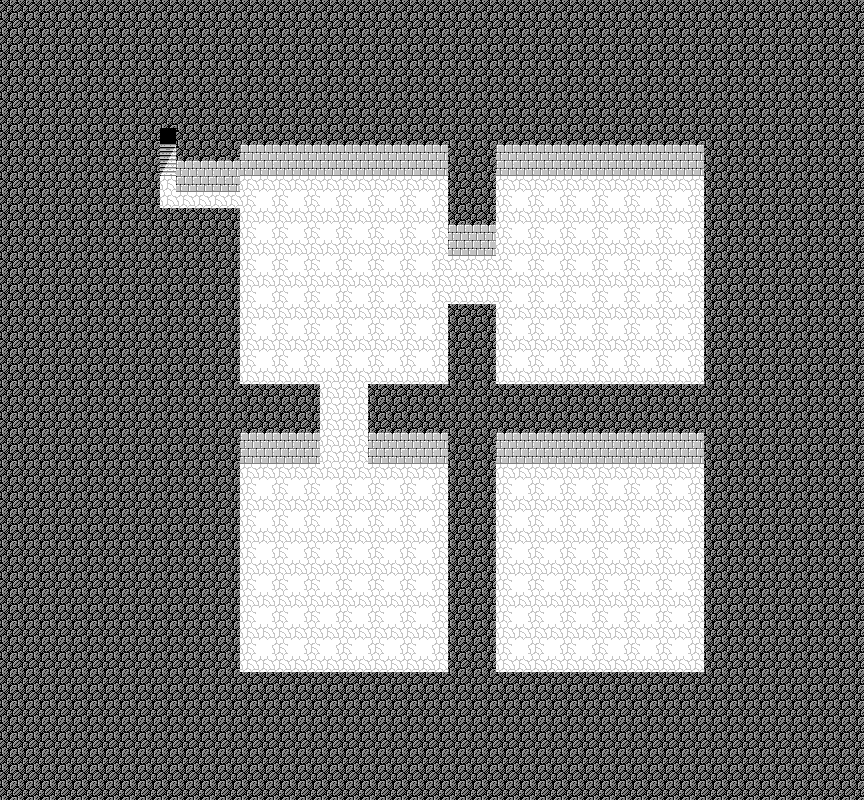

A level layout from a 2D game, rendered from its tile map. Below: a short description, then the map file with tile-grid data replaced by summaries:
An orthogonal 54x50 tile map with 16x16 px tiles, 4 tile layers (Tile Layer 1, Tile Layer 2, Tile Layer 3, Tile Layer 4), 2 tilesets and 51 objects (49x Chest, Target, Event).

<map version="1.0" orientation="orthogonal" renderorder="right-down" width="54" height="50" tilewidth="16" tileheight="16" nextobjectid="130">
 <properties>
  <property name="bgm" value="minor_dungeon" />
  <property name="encounter" value="encounterset_level05_danger00" />
  <property name="name" value="Island Ruins" />
 </properties>
 <tileset firstgid="1" source="../tilesets/lower.tsx" />
 <tileset firstgid="176" source="../tilesets/upper.tsx" />
 <layer name="Tile Layer 1" width="54" height="50">
  <properties>
   <property name="z" value="0" />
  </properties>
  <data>[2700 cells, 2700 non-empty, 8 distinct tile ids]</data>
 </layer>
 <layer name="Tile Layer 2" width="54" height="50">
  <properties>
   <property name="z" value=".5" />
  </properties>
  <data>[2700 cells, 0 non-empty, 0 distinct tile ids]</data>
 </layer>
 <objectgroup name="Object Layer 1">
  <object id="79" name="chest" type="Chest" x="384" y="224" width="16" height="16">
   <properties>
    <property name="collectable" value="stone_water" />
   </properties>
  </object>
  <object id="80" name="chest" type="Chest" x="592" y="560" width="16" height="16">
   <properties>
    <property name="collectable" value="stone_earth" />
   </properties>
  </object>
  <object id="81" name="stairs" type="Target" x="160" y="144" width="16" height="16" />
  <object id="82" name="tele" type="Event" x="160" y="128" width="16" height="16">
   <properties>
    <property name="onCollide" value="targetTele('world3/ruins02.tmx', 'stairs')" />
   </properties>
  </object>
  <object id="83" name="chest" type="Chest" x="512" y="224" width="16" height="16">
   <properties>
    <property name="encounter" value="encounter_lvl05_FIREBALL_WERERAT0-3" />
   </properties>
  </object>
  <object id="84" name="chest" type="Chest" x="544" y="224" width="16" height="16">
   <properties>
    <property name="encounter" value="encounter_lvl05_FIREBALL_WERERAT0-3" />
   </properties>
  </object>
  <object id="85" name="chest" type="Chest" x="576" y="224" width="16" height="16">
   <properties>
    <property name="encounter" value="encounter_lvl05_FIREBALL_WERERAT0-3" />
   </properties>
  </object>
  <object id="86" name="chest" type="Chest" x="608" y="224" width="16" height="16">
   <properties>
    <property name="encounter" value="encounter_lvl05_FIREBALL_WERERAT0-3" />
   </properties>
  </object>
  <object id="87" name="chest" type="Chest" x="640" y="224" width="16" height="16">
   <properties>
    <property name="encounter" value="encounter_lvl05_FIREBALL_WERERAT0-3" />
   </properties>
  </object>
  <object id="88" name="chest" type="Chest" x="672" y="224" width="16" height="16">
   <properties>
    <property name="encounter" value="encounter_lvl05_FIREBALL_WERERAT0-3" />
   </properties>
  </object>
  <object id="89" name="chest" type="Chest" x="256" y="192" width="16" height="16">
   <properties>
    <property name="encounter" value="encounter_lvl05_FIREBALL_WERERAT0-3" />
   </properties>
  </object>
  <object id="90" name="chest" type="Chest" x="256" y="224" width="16" height="16">
   <properties>
    <property name="encounter" value="encounter_lvl05_FIREBALL_WERERAT0-3" />
   </properties>
  </object>
  <object id="91" name="chest" type="Chest" x="256" y="256" width="16" height="16">
   <properties>
    <property name="encounter" value="encounter_lvl05_FIREBALL_WERERAT0-3" />
   </properties>
  </object>
  <object id="92" name="chest" type="Chest" x="256" y="288" width="16" height="16">
   <properties>
    <property name="encounter" value="encounter_lvl05_FIREBALL_WERERAT0-3" />
   </properties>
  </object>
  <object id="93" name="chest" type="Chest" x="256" y="320" width="16" height="16">
   <properties>
    <property name="encounter" value="encounter_lvl05_FIREBALL_WERERAT0-3" />
   </properties>
  </object>
  <object id="94" name="chest" type="Chest" x="256" y="352" width="16" height="16">
   <properties>
    <property name="encounter" value="encounter_lvl05_FIREBALL_WERERAT0-3" />
   </properties>
  </object>
  <object id="95" name="chest" type="Chest" x="288" y="320" width="16" height="16">
   <properties>
    <property name="encounter" value="encounter_lvl05_FIREBALL_WERERAT0-3" />
   </properties>
  </object>
  <object id="96" name="chest" type="Chest" x="288" y="352" width="16" height="16">
   <properties>
    <property name="encounter" value="encounter_lvl05_FIREBALL_WERERAT0-3" />
   </properties>
  </object>
  <object id="97" name="chest" type="Chest" x="288" y="288" width="16" height="16">
   <properties>
    <property name="encounter" value="encounter_lvl05_FIREBALL_WERERAT0-3" />
   </properties>
  </object>
  <object id="98" name="chest" type="Chest" x="288" y="256" width="16" height="16">
   <properties>
    <property name="encounter" value="encounter_lvl05_FIREBALL_WERERAT0-3" />
   </properties>
  </object>
  <object id="99" name="chest" type="Chest" x="288" y="224" width="16" height="16">
   <properties>
    <property name="encounter" value="encounter_lvl05_FIREBALL_WERERAT0-3" />
   </properties>
  </object>
  <object id="100" name="chest" type="Chest" x="288" y="192" width="16" height="16">
   <properties>
    <property name="encounter" value="encounter_lvl05_FIREBALL_WERERAT0-3" />
   </properties>
  </object>
  <object id="101" name="chest" type="Chest" x="320" y="320" width="16" height="16">
   <properties>
    <property name="encounter" value="encounter_lvl05_FIREBALL_WERERAT0-3" />
   </properties>
  </object>
  <object id="102" name="chest" type="Chest" x="320" y="352" width="16" height="16">
   <properties>
    <property name="encounter" value="encounter_lvl05_FIREBALL_WERERAT0-3" />
   </properties>
  </object>
  <object id="103" name="chest" type="Chest" x="320" y="288" width="16" height="16">
   <properties>
    <property name="encounter" value="encounter_lvl05_FIREBALL_WERERAT0-3" />
   </properties>
  </object>
  <object id="104" name="chest" type="Chest" x="320" y="256" width="16" height="16">
   <properties>
    <property name="encounter" value="encounter_lvl05_FIREBALL_WERERAT0-3" />
   </properties>
  </object>
  <object id="105" name="chest" type="Chest" x="320" y="224" width="16" height="16">
   <properties>
    <property name="encounter" value="encounter_lvl05_FIREBALL_WERERAT0-3" />
   </properties>
  </object>
  <object id="106" name="chest" type="Chest" x="320" y="192" width="16" height="16">
   <properties>
    <property name="encounter" value="encounter_lvl05_FIREBALL_WERERAT0-3" />
   </properties>
  </object>
  <object id="107" name="chest" type="Chest" x="352" y="320" width="16" height="16">
   <properties>
    <property name="encounter" value="encounter_lvl05_FIREBALL_WERERAT0-3" />
   </properties>
  </object>
  <object id="108" name="chest" type="Chest" x="352" y="352" width="16" height="16">
   <properties>
    <property name="encounter" value="encounter_lvl05_FIREBALL_WERERAT0-3" />
   </properties>
  </object>
  <object id="109" name="chest" type="Chest" x="352" y="288" width="16" height="16">
   <properties>
    <property name="encounter" value="encounter_lvl05_FIREBALL_WERERAT0-3" />
   </properties>
  </object>
  <object id="110" name="chest" type="Chest" x="352" y="256" width="16" height="16">
   <properties>
    <property name="encounter" value="encounter_lvl05_FIREBALL_WERERAT0-3" />
   </properties>
  </object>
  </objectgroup>
 <layer name="Tile Layer 3" width="54" height="50">
  <properties>
   <property name="z" value="2.0" />
  </properties>
  <data>[2700 cells, 13 non-empty, 4 distinct tile ids]</data>
 </layer>
 <layer name="Tile Layer 4" width="54" height="50">
  <properties>
   <property name="z" value="2.5" />
  </properties>
  <data>[2700 cells, 0 non-empty, 0 distinct tile ids]</data>
 </layer>
</map>
<!-- 19 of 51 objects omitted -->
